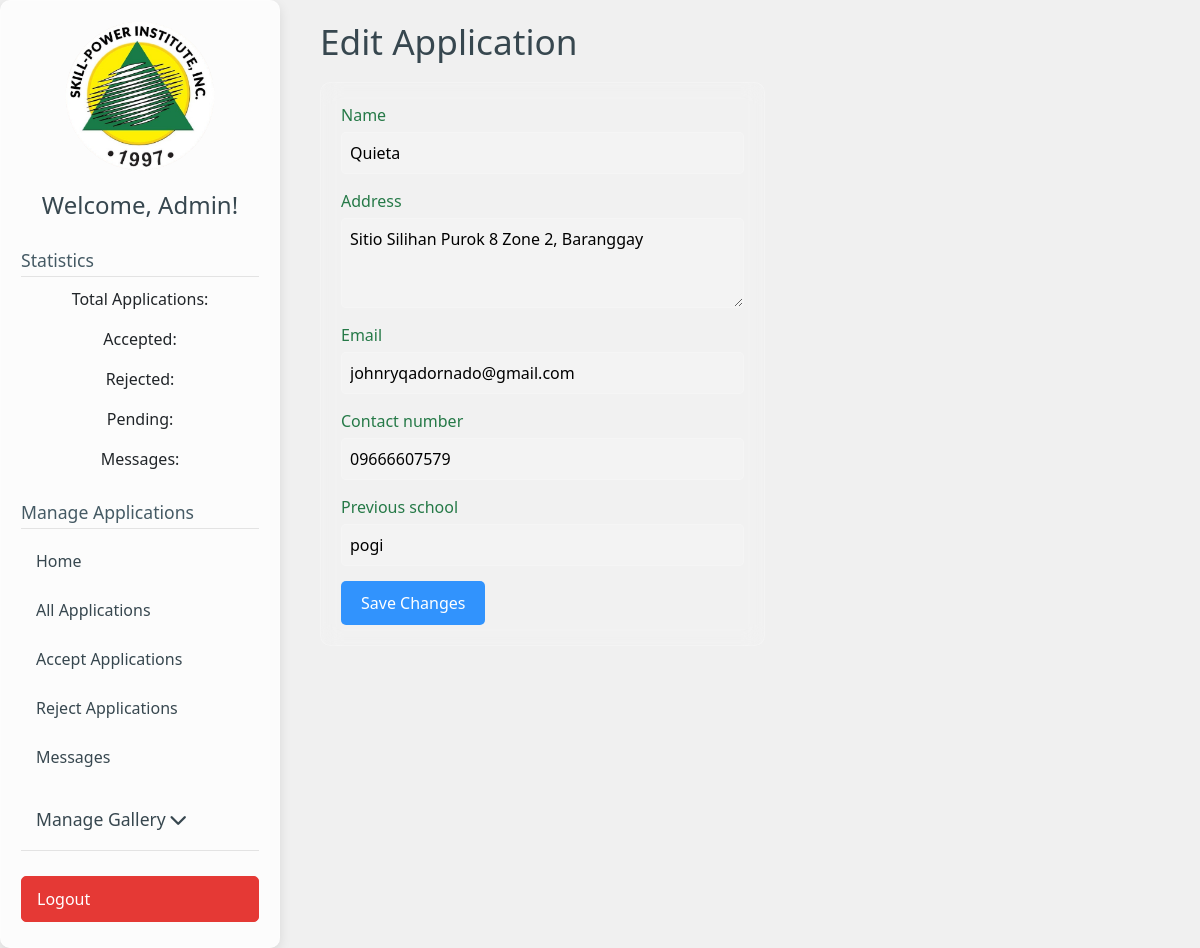
Screenshot of /application/edit/17/ with the database file from the repository.
### myapp/models.py (models this page shows, shortened)
class Application(models.Model):
    STATUS_CHOICES = [
        ('pending', 'Pending'),
        ('accepted', 'Accepted'),
        ('rejected', 'Rejected'),
    ]
    name = models.CharField(max_length=100)  # Applicant's Name
    address = models.TextField()  # Applicant's Address
    email = models.EmailField()  # Applicant's Email
    contact_number = models.CharField(max_length=20)  # Applicant's Phone Number
    previous_school = models.CharField(max_length=100)  # Applicant's Previous School
    application_date = models.DateTimeField(auto_now_add=True)  # Date of Application
    status = models.CharField(  # Status of Application
        max_length=20,
        choices=STATUS_CHOICES,
        default='pending',
        help_text="Status of the application (Pending, Accepted, Rejected)"
    )
    applicant = models.ForeignKey(User, null=True, blank=True, on_delete=models.SET_NULL, related_name='applications')  # Optional
    notes = models.TextField(blank=True)
    class Meta:  # Add Meta class for ordering and display name
        verbose_name = "Application"  # Custom name
        verbose_name_plural = "Applications"  # Custom plural name
        ordering = ['application_date']  # Default ordering of entries

### myapp/views.py (the view)
# urls.py: path('application/edit/<int:application_id>/', views.edit_application, name='edit_application'),
def edit_application(request, application_id):
    application = get_object_or_404(Application, pk=application_id)
    if request.method == 'POST':
        form = ApplicationForm(request.POST, instance=application)  # Use instance=application to update
        if form.is_valid():
            form.save()
            return redirect('admin_dashboard')  # Or wherever you want to redirect
    else:
        form = ApplicationForm(instance=application)
    return render(request, 'myapp/edit_application.html', {'form': form, 'application': application})

### myapp/forms.py
class ApplicationForm(forms.ModelForm):
    class Meta:
        model = Application
        fields = ['name', 'address', 'email', 'contact_number', 'previous_school']
        widgets = {
            'name': forms.TextInput(attrs={'class': 'form-control'}),
            'address': forms.Textarea(attrs={'class': 'form-control', 'rows': 3}),
            'email': forms.EmailInput(attrs={'class': 'form-control'}),
            'contact_number': forms.TextInput(attrs={'class': 'form-control'}),
            'previous_school': forms.TextInput(attrs={'class': 'form-control'}),
        }

### myapp/context_processors.py (called while the page is built)
def slider_images(request):
    slider_folder = os.path.join(settings.STATICFILES_DIRS[0], 'images', 'slider')
    if not os.path.exists(slider_folder):
        return {'image_files': []}  # Return an empty list if the folder doesn't exist
    image_files = [
        f"images/slider/{f}" for f in os.listdir(slider_folder)
        if f.lower().endswith(('.jpg', '.jpeg', '.png', '.gif'))
    ]
    return {'image_files': image_files}

### templates/myapp/edit_application.html (shortened to what this page needs)
{% extends 'admin_base.html' %}
{% load static %}
{% block head %}
    <link rel="stylesheet" type="text/css" href="{% static 'css/admin_dashboard.css' %}">
{% endblock %}
{% block content %}
    <div class="admin-dashboard-content">
        <h1>Edit Application</h1>
        <div class="form-container">
            <form method="post">
                {% for field in form %}
                    <div class="form-group">
                        <label for="{{ field.id_for_label }}">{{ field.label }}</label>
                        {{ field }}
                    </div>
                {% endfor %}
                <button type="submit" class="btn-save">Save Changes</button>
            </form>
        </div>
    </div>
{% endblock %}

### myapp/static/css/admin_dashboard.css (style rules this page uses)
.admin-dashboard-content { text-align: left; padding: 20px; margin-bottom: 20px; max-width: 1200px; margin-left: auto; margin-right: auto; }
.admin-dashboard-content h1 { color: #37474f; margin-bottom: 20px; font-weight: 500; font-size: 2.2em; }

### templates/admin_base.html (style rules this page uses)
body { min-height: 100vh; background-color: #f0f0f0; display: flex; }

### templates/myapp/edit_application.html (style rules this page uses)
.form-container { background-color: rgba(255, 255, 255, 0.1); backdrop-filter: blur(10px); border: 1px solid rgba(255, 255, 255, 0.2); border-radius: 10px; padding: 20px; margin-bottom: 20px; color: #fff; }
.form-group { margin-bottom: 15px; }
.form-group label { display: block; margin-bottom: 5px; color: #257947; }
.form-control { width: 100%; padding: 8px; border: 1px solid rgba(255, 255, 255, 0.3); border-radius: 5px; background-color: rgba(255, 255, 255, 0.1); color: #000; }
.btn-save { background-color: rgba(0, 123, 255, 0.8); color: #fff; padding: 10px 20px; border: none; border-radius: 5px; cursor: pointer; }

### rows the page displays
Application: form "Quieta" "Sitio Silihan Purok 8 Zone 2, Baranggay" "johnryqadornado@gmail.com" "09666607579" "pogi"

### other values shown
{{ field.label }} "Name" "Address" "Email" "Contact number" "Previous school"
